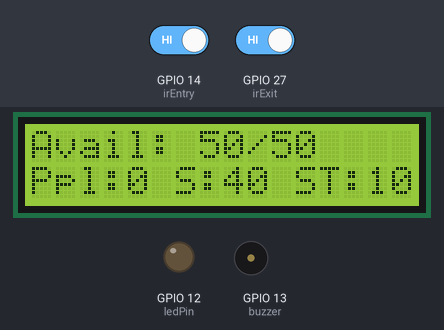
Simulated run of this sketch. Board: ESP32. On the bench: 16×2 character LCD, output pins drawn as LEDs (lit = HIGH), buzzer (waves = sounding). The inputs (shaded band) are chosen by the test bench; at power-on: GPIO 14 (irEntry) HIGH, GPIO 27 (irExit) HIGH. What the sketch prints to the serial monitor is not drawn.

Above: at 2.8 s.
2.9 s: GPIO 14 (irEntry) driven LOW
At 4.3 s:
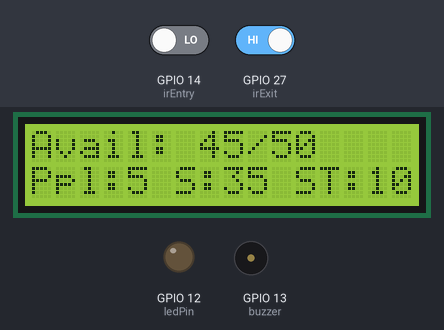
4.4 s: GPIO 27 (irExit) driven LOW
6.2 s: GPIO 27 (irExit) driven HIGH
At 7.7 s:
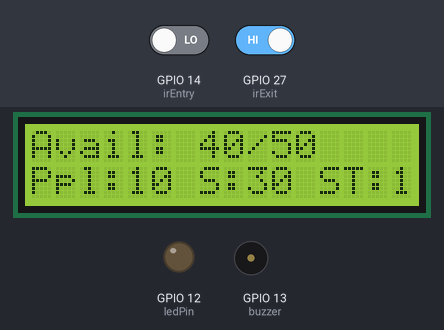
7.8 s: GPIO 14 (irEntry) driven HIGH and GPIO 27 (irExit) driven LOW
At 8.28 s:
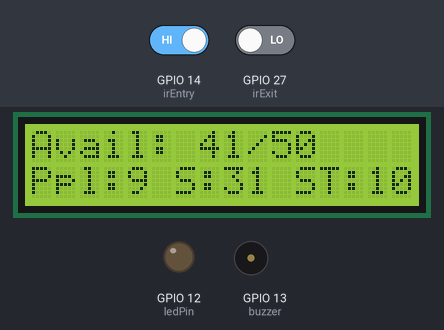
Timing chart, 0 to 10.8 s (numbered marks = the images above; inputs shaded):
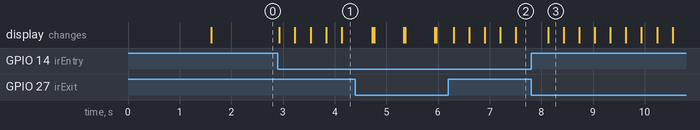

The sketch:

bus_crowd_manager.ino
```cpp
#include <Wire.h>
#include <LiquidCrystal_I2C.h>

// LCD setup (SDA/SCL Pins depend on your board, e.g., A4/A5 for Uno)
// Default address 0x27 or 0x3F. Check your module.
LiquidCrystal_I2C lcd(0x27, 16, 2);

// Pin definitions
const int irEntry = 14;    // IR sensor at entry point
const int irExit  = 27;    // IR sensor at exit point
const int buzzer  = 13;
const int ledPin  = 12;

// Capacity Definitions
const int totalSeats = 40;
const int standingLimit = 10;
const int totalCapacity = totalSeats + standingLimit; // 50 people total

// State Variables
int currentCount = 0;

// Timing and debounce
unsigned long lastEntryTriggerTime = 0;
unsigned long lastExitTriggerTime = 0;
const int debounceDelay = 300; // ms - Shortened for better response, adjust if needed

// --- Function Prototypes ---
void updateLCD();
void handleEntry();
void handleExit();
void checkCapacityAlarm();

void setup() {
  Serial.begin(115200);

  // Set pin modes
  // CHANGED: Using INPUT instead of INPUT_PULLUP.
  // This relies on the IR sensor module to drive the pin HIGH (not blocked) or LOW (blocked).
  pinMode(irEntry, INPUT);
  pinMode(irExit, INPUT);
  pinMode(buzzer, OUTPUT);
  pinMode(ledPin, OUTPUT);

  // Initialize LCD
  lcd.init();
  lcd.backlight();
  lcd.setCursor(0, 0);
  lcd.print(" Smart Bus Init ");
  delay(1500);
  lcd.clear();

  updateLCD();
}

void loop() {
  // Read sensor states. Assuming IR sensors output LOW when the beam is broken (person detected).
  int entryState = digitalRead(irEntry);
  int exitState  = digitalRead(irExit);

  unsigned long currentTime = millis();

  // Handle Entry: Triggered when state is LOW (beam broken) and debounced
  if (entryState == LOW && (currentTime - lastEntryTriggerTime > debounceDelay)) {
    handleEntry();
    lastEntryTriggerTime = currentTime;
  }

  // Handle Exit: Triggered when state is LOW (beam broken) and debounced
  if (exitState == LOW && (currentTime - lastExitTriggerTime > debounceDelay)) {
    handleExit();
    lastExitTriggerTime = currentTime;
  }

  // Continuous check for capacity alarm
  checkCapacityAlarm();
}

// --- Entry/Exit Logic ---

// Handle entry logic
void handleEntry() {
  currentCount++; // Always increment first
  updateLCD();
  Serial.print("Passenger Entered. Count: ");
  Serial.println(currentCount);

  // Play a brief tone for entry
  tone(buzzer, 1000, 100);
}

// Handle exit logic
void handleExit() {
  if (currentCount > 0) {
    currentCount--;
    updateLCD();
    Serial.print("Passenger Exited. Count: ");
    Serial.println(currentCount);
    // Play a brief tone for exit
    tone(buzzer, 800, 100);
  } else {
    // Prevent count from going negative
    currentCount = 0;
    updateLCD();
    Serial.println("Warning: Count already 0. Error in detection.");
    noTone(buzzer); // Ensure buzzer is off if no exit occurred
  }
}

// --- Capacity Alarm and LCD Update ---

// Check if bus is over capacity and trigger continuous alarm
void checkCapacityAlarm() {
  if (currentCount > totalCapacity) {
    // Bus is over-filled: LED ON and continuous buzzer
    digitalWrite(ledPin, HIGH);
    // Use a tone frequency that stands out
    tone(buzzer, 2500); // Continuous tone (no duration)

    // Safety check to prevent rapid tone calls
    if (currentCount == totalCapacity + 1) { // Only print once when limit is first exceeded
        Serial.println("!!! BUS OVER-CAPACITY ALARM !!!");
    }

  } else {
    // Bus is at or under capacity: LED OFF and buzzer OFF
    digitalWrite(ledPin, LOW);
    noTone(buzzer);
  }
}

// LCD display update
void updateLCD() {
  int availableSpace = totalCapacity - currentCount;

  // Determine available seats/standing spots
  int seatsAvailable = totalSeats - currentCount;
  int standingSpotsAvail = 0;

  // Adjust based on current count
  if (currentCount <= totalSeats) {
    // Only seats are being used
    seatsAvailable = totalSeats - currentCount;
    standingSpotsAvail = standingLimit;
  } else if (currentCount > totalSeats && currentCount <= totalCapacity) {
    // Seats are full, standing spots are being used
    seatsAvailable = 0;
    standingSpotsAvail = totalCapacity - currentCount;
  } else {
    // Bus is over capacity
    seatsAvailable = 0;
    standingSpotsAvail = 0;
  }

  lcd.clear();

  // Line 1: Occupancy Status
  lcd.setCursor(0, 0);
  if (availableSpace > 0) {
    lcd.print("Avail: ");
    lcd.print(availableSpace);
    lcd.print("/");
    lcd.print(totalCapacity);
  } else if (availableSpace == 0) {
    lcd.print("BUS FULL! ");
    lcd.print(totalCapacity);
    lcd.print(" Max");
  } else {
    lcd.print("!! OVER FILLED !!");
  }

  // Line 2: Detailed Count
  lcd.setCursor(0, 1);
  lcd.print("Ppl:");
  lcd.print(currentCount);
  lcd.print(" S:");
  lcd.print(seatsAvailable);
  lcd.print(" ST:");
  lcd.print(standingSpotsAvail);
}
```

Measured:
- after the input at 2.9 s, the display: first changes at once (image 1 shows a later state)
- after the input at 6.2 s, the display: first changes after 0.11 s (image 2 shows a later state)
